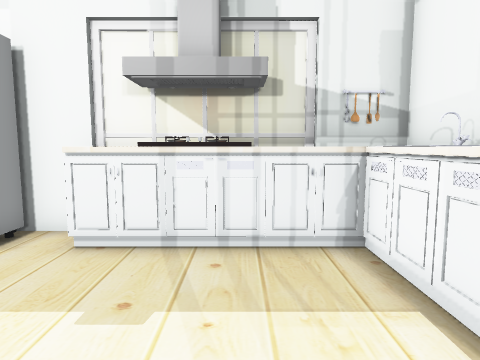
[1] (above)

20 first-person views from a walk through a world built for the Gazebo simulator. The camera is 0.9 m above the floor, tilts 6° down and sees 75° across. The floor is counted in squares, 0.5 m on a side. Each view is taken from the middle of a square. On the plan, view 1 faces up. The plan holds only what a view shows up to about 16 squares ahead; the rest is blank. Some surface patterns are stand-ins.

[2]
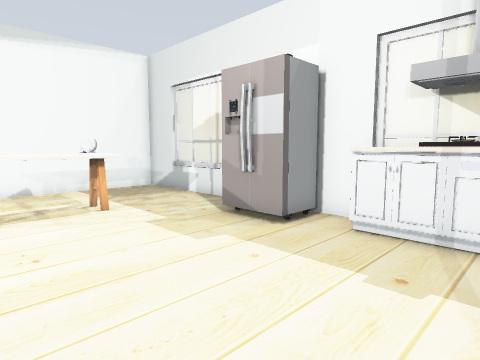

[3]
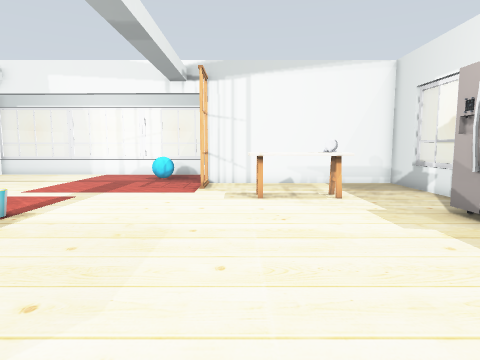

[4]
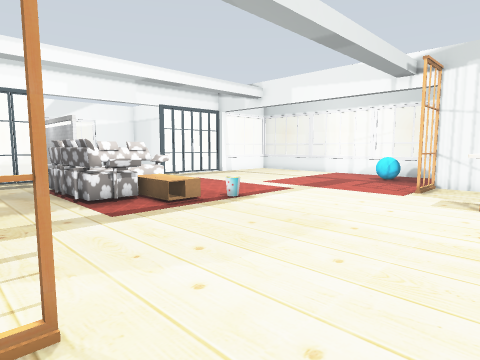

[5]
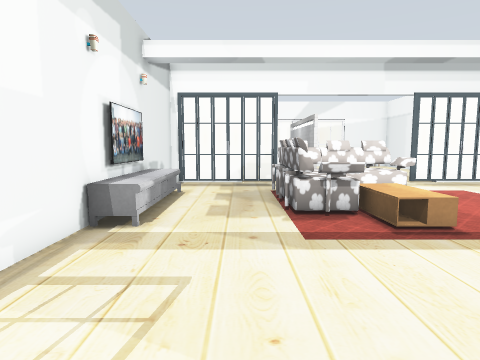

[6]
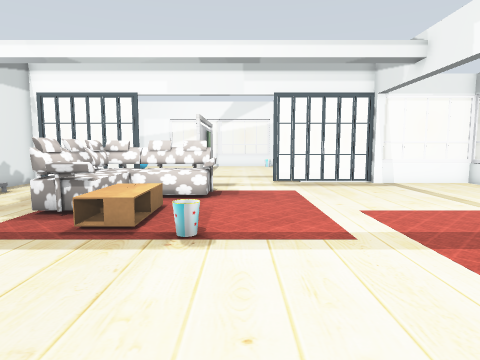

[7]
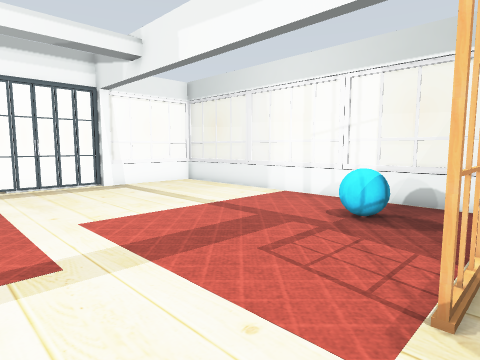

[8]
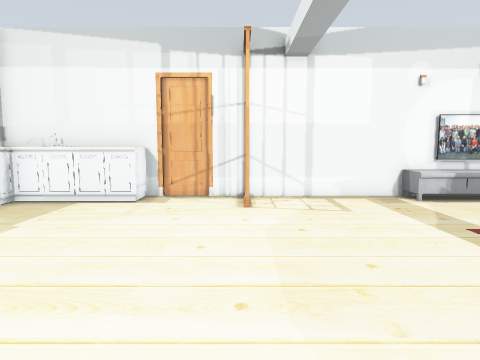

[9]
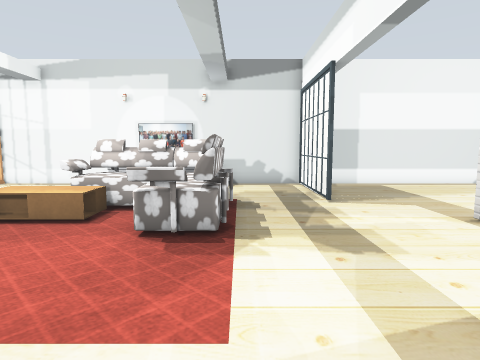

[10]
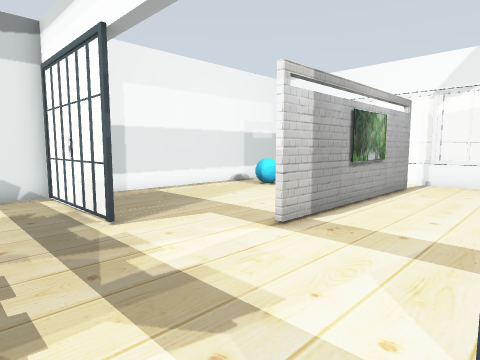

[11]
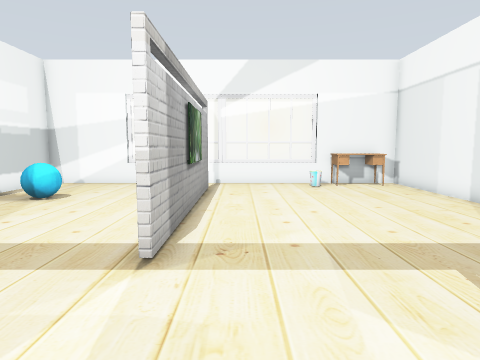

[12]
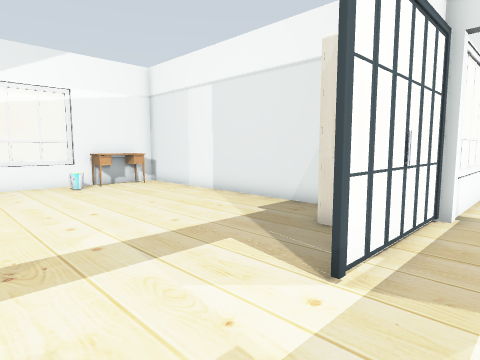

[13]
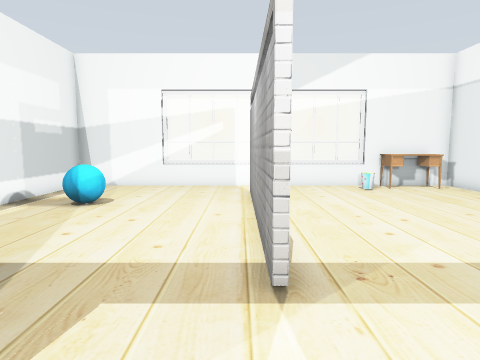

[14]
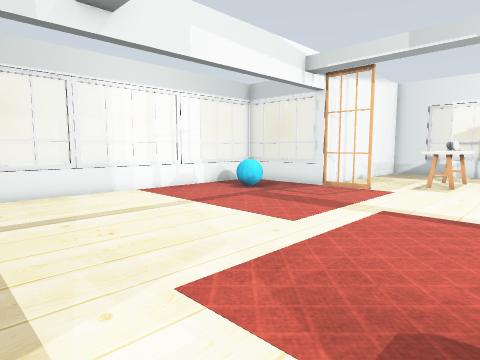

[15]
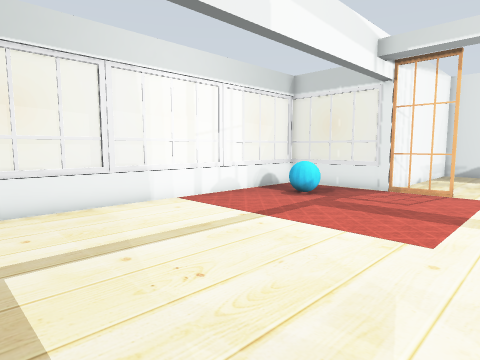

[16]
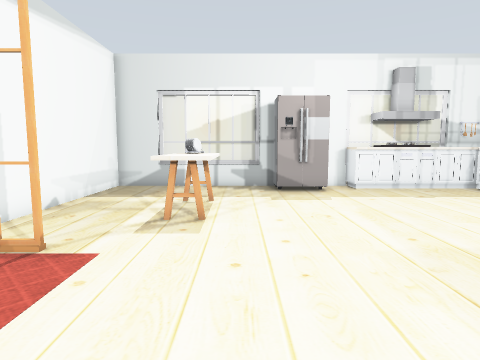

[17]
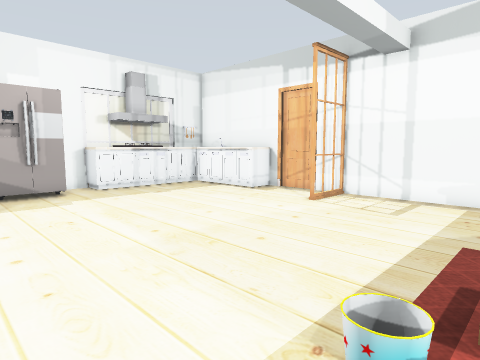

[18]
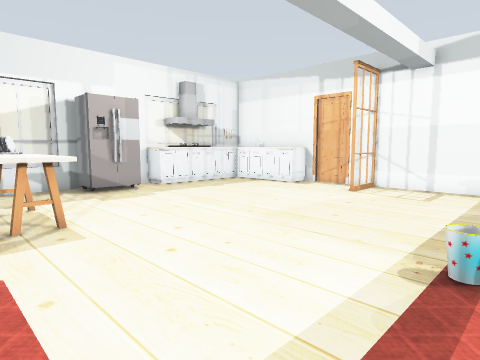

[19]
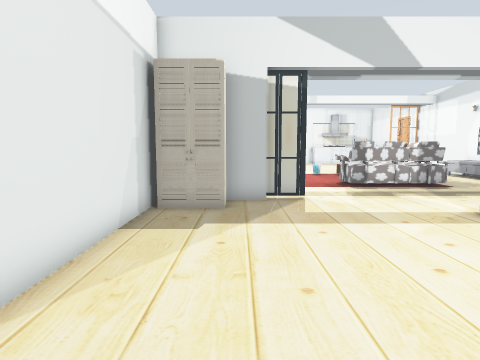

[20]
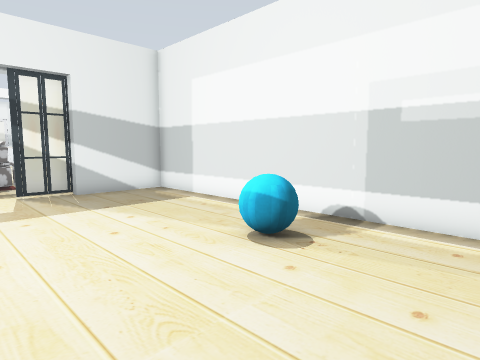

### Floor plan
Points are (right, up) in squares from view 1. A wall is a line through its corners. A room is listed if a view was taken in it or the views show most of it. See-through windows are left out.
Room 1 (views 1, 2, 3, 4, 5, 6, 7, 8, 9, 10, 11, 12, 13, 14, 15, 16, 17, 18, 19, 20)
walls: (-10, -17.4) (-10.6, -17.4); (-4.4, -19.8) (-4.4, -28.6); (-12.9, -17) (-10.4, -17); (2.1, -17) (3.5, -17) (3.5, -1); (-14.5, -16.6) (-13.7, -16.6); (-13.7, -17.9) (-13.7, -30.6) (-9.4, -30.6); (3.5, 1) (3.5, 6.6) (2.4, 6.6); (-4.6, -28.6) (-4.6, -19.8); (-6.2, 6.6) (-13.7, 6.6) (-13.7, -2.7) (-17.1, -2.7); (-3, 6.6) (-4.8, 6.6); (-0.6, -30.6) (3.5, -30.6) (3.5, -17.4) (-0.1, -17.4) (-0.1, -17)
low walls: (-18.5, -11.4) (-18.5, -16.7); (-18.5, -2.9) (-18.5, -7.6); (-5.6, -30.6) (-4.5, -30.6)
objects: window (-19, -15); window (-19, -11) to (-19, -8); window (-19, -5); window (-18, -17) to (-15, -17); window (-18, -3) to (-16, -3); cyan ball (-16, -6) to (-16, -5); desk (-13, -30) to (-11, -30); wardrobe (-13, -19) to (-12, -18); door leaf (-13, -3) to (-12, -3); door leaf (-11, -17); bin (-10, -29) to (-9, -29); kitchen table (-10, 0) to (-9, 1); table (-10, 2) to (-9, 2); kitchen table (-10, 3) to (-9, 3); window (-9, -31) to (-6, -31); door leaf (-9, -17); window (-8, 7); sofa (-6, -14) to (-2, -9); bin (-6, -7); fridge (-6, 5) to (-5, 6); window (-4, -31) to (-1, -31); coffee table (-4, -10) to (-3, -8); kitchen cabinet (-3, 6) to (-2, 6); door leaf (-2, -17) to (-1, -17); other object (-1, 6) to (0, 6); bench (-1, 7); window (0, 7) to (1, 7); cyan ball (1, -26); door leaf (1, -17); door leaf (1, -2) to (3, -2); kitchen cabinet (1, 2) to (3, 6); TV cabinet (2, -10) to (3, -8); other object (2, 7); TV cabinet (3, -13); TV (3, -12) to (3, -9); door leaf (4, 0)

Positions as (right, up) in squares from view 1, and headings:
1: (0, 0), facing up
2: (0, -1), facing up-left
3: (2, -1), facing left
4: (2, 1), facing down-left
5: (0, -1), facing down
6: (-7, -1), facing down
7: (-8, -2), facing down-left
8: (-8, -2), facing right
9: (-12, -14), facing right
10: (-9, -14), facing down-right
11: (-6, -15), facing down
12: (-5, -15), facing down-left
13: (-4, -16), facing down
14: (-6, -16), facing up-left
15: (-9, -16), facing up-left
16: (-8, -8), facing up
17: (-8, -8), facing up-right
18: (-11, -8), facing up-right
19: (-11, -28), facing up
20: (-4, -30), facing up-right
